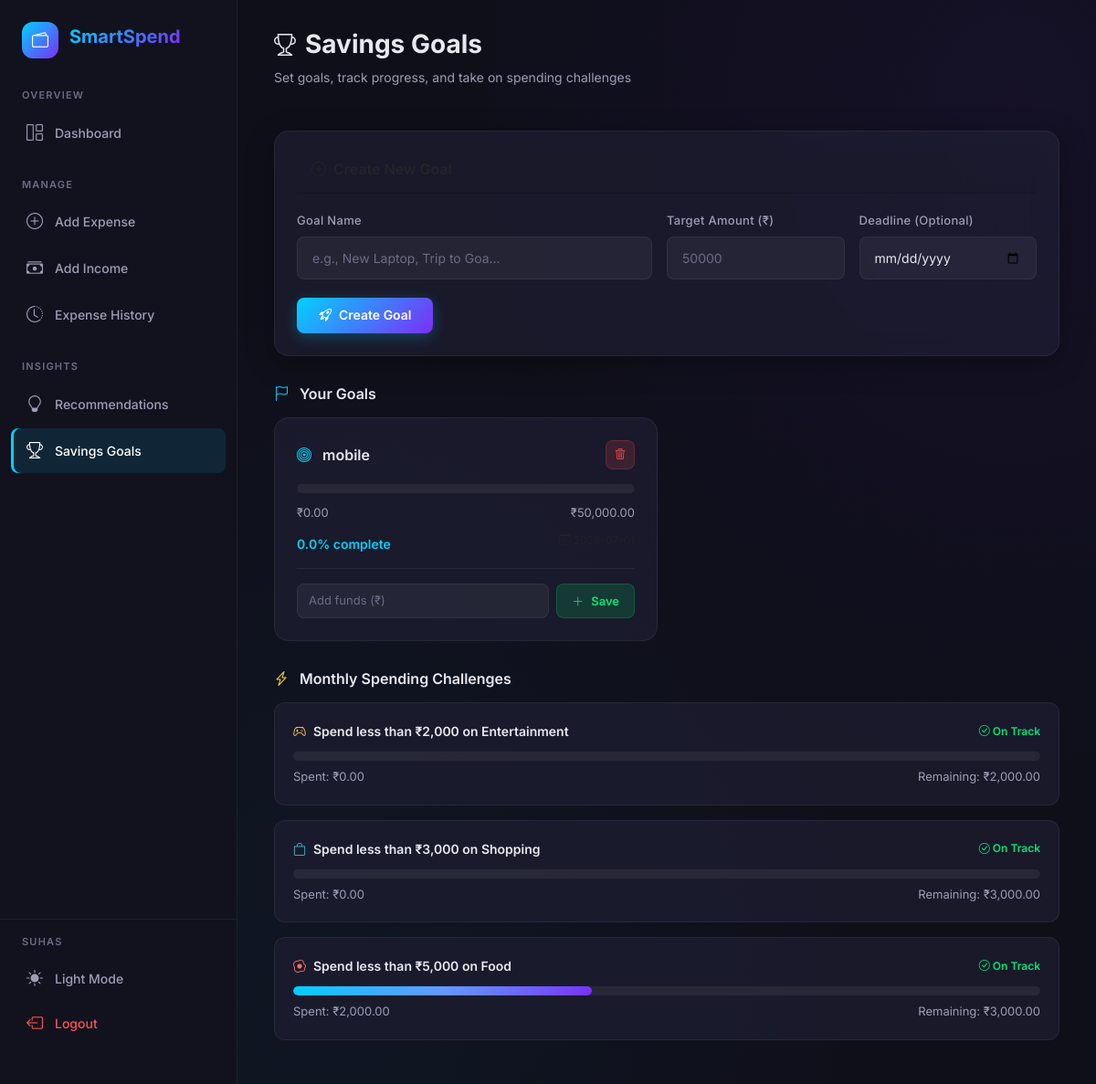
The app's page /savings-goals (signed in) with its own data.
### tables this page shows
CREATE TABLE savings_goals (
            id INTEGER PRIMARY KEY AUTOINCREMENT,
            user_id INTEGER NOT NULL,
            goal_name TEXT NOT NULL,
            target_amount REAL NOT NULL,
            current_amount REAL DEFAULT 0,
            deadline DATE,
            created_at TIMESTAMP DEFAULT CURRENT_TIMESTAMP,
            FOREIGN KEY (user_id) REFERENCES users(id) ON DELETE CASCADE
        );

CREATE TABLE expenses (
            id INTEGER PRIMARY KEY AUTOINCREMENT,
            user_id INTEGER NOT NULL,
            category TEXT NOT NULL,
            amount REAL NOT NULL,
            description TEXT,
            date DATE NOT NULL,
            created_at TIMESTAMP DEFAULT CURRENT_TIMESTAMP,
            FOREIGN KEY (user_id) REFERENCES users(id) ON DELETE CASCADE
        );

### app.py (the view, shortened to what this page needs)
@app.route('/savings-goals', methods=['GET', 'POST'])
@login_required
def savings_goals():
    user_id = session['user_id']
    goals = db.get_savings_goals(user_id)
    today = date.today()
    monthly_expenses = db.get_category_totals(user_id, today.month, today.year)
    challenges = []
    challenge_targets = {
        'Entertainment': 2000,
        'Shopping': 3000,
        'Food': 5000,
    }
    for cat, target in challenge_targets.items():
        spent = 0
        for row in monthly_expenses:
            if row['category'] == cat:
                spent = row['total']
                break
        pct = min((spent / target) * 100, 100) if target > 0 else 0
        challenges.append({
            'category': cat,
            'target': target,
            'spent': spent,
            'remaining': max(target - spent, 0),
            'percentage': round(pct, 1),
            'success': spent <= target,
        })
    return render_template('savings_goals.html', goals=goals, challenges=challenges,
                           category_icons=CATEGORY_ICONS, category_colors=CATEGORY_COLORS)

### app.py (called while the page is built)
def login_required(f):
    @wraps(f)
    def decorated_function(*args, **kwargs):
        if 'user_id' not in session:
            flash('Please log in to access this page.', 'warning')
            return redirect(url_for('login'))
        return f(*args, **kwargs)
    return decorated_function

### database.py (called while the page is built)
def get_db():
    conn = sqlite3.connect(DATABASE)
    conn.row_factory = sqlite3.Row
    conn.execute("PRAGMA foreign_keys = ON")
    return conn

def get_category_totals(user_id, month=None, year=None):
    conn = get_db()
    if month and year:
        rows = conn.execute(
            'SELECT category, SUM(amount) as total FROM expenses '
            'WHERE user_id = ? AND strftime("%m", date) = ? AND strftime("%Y", date) = ? '
            'GROUP BY category ORDER BY total DESC',
            (user_id, f'{month:02d}', str(year))
        ).fetchall()
    else:
        rows = conn.execute(
            'SELECT category, SUM(amount) as total FROM expenses '
            'WHERE user_id = ? GROUP BY category ORDER BY total DESC',
            (user_id,)
        ).fetchall()
    conn.close()
    return rows

def get_savings_goals(user_id):
    conn = get_db()
    rows = conn.execute(
        'SELECT * FROM savings_goals WHERE user_id = ? ORDER BY created_at DESC',
        (user_id,)
    ).fetchall()
    conn.close()
    return rows

### templates/savings_goals.html (shortened to what this page needs)
{% extends "base.html" %}
{% block content %}
<div class="page-header">
    <div>
        <h1><i class="bi bi-trophy" style="margin-right: 10px; font-size: 24px;"></i>Savings Goals</h1>
        <p class="subtitle">Set goals, track progress, and take on spending challenges</p>
    </div>
</div>
<div class="card" style="margin-bottom: 32px;">
    <div class="card-header">
        <h3><i class="bi bi-plus-circle" style="margin-right: 8px;"></i>Create New Goal</h3>
    </div>
    <form method="POST" action="{{ url_for('savings_goals') }}">
        <div class="form-row" style="grid-template-columns: 2fr 1fr 1fr;">
            <div class="form-group">
                <label for="goal_name">Goal Name</label>
                <input type="text" class="form-control" id="goal_name" name="goal_name"
                       placeholder="e.g., New Laptop, Trip to Goa..." required>
            </div>
            <div class="form-group">
                <label for="target_amount">Target Amount (₹)</label>
                <input type="number" class="form-control" id="target_amount" name="target_amount"
                       placeholder="50000" step="100" min="100" required>
            </div>
            <div class="form-group">
                <label for="deadline">Deadline (Optional)</label>
                <input type="date" class="form-control" id="deadline" name="deadline">
            </div>
        </div>
        <button type="submit" class="btn btn-primary">
            <i class="bi bi-rocket-takeoff"></i> Create Goal
        </button>
    </form>
</div>
{% if goals %}
<h3 style="font-size: 16px; font-weight: 600; margin-bottom: 16px;">
    <i class="bi bi-flag" style="margin-right: 8px; color: var(--accent-teal);"></i>
    Your Goals
</h3>
<div class="goals-grid">
    {% for goal in goals %}
    {% set percentage = (goal['current_amount'] / goal['target_amount'] * 100) if goal['target_amount'] > 0 else 0 %}
    {% set percentage = [percentage, 100] | min %}
    <div class="goal-card">
        <div class="goal-header">
            <div class="goal-name" style="word-break: break-word; flex: 1; padding-right: 12px;">
                <i class="bi bi-bullseye" style="color: var(--accent-teal); margin-right: 8px;"></i>
                {{ goal['goal_name'] }}
            </div>
            <a href="{{ url_for('delete_savings_goal_route', goal_id=goal['id']) }}"
               class="btn btn-danger btn-icon btn-sm" title="Delete goal"
               style="width: 32px; height: 32px; min-width: 32px;"
               onclick="return confirm('Delete this savings goal?')">
                <i class="bi bi-trash3"></i>
            </a>
        </div>
        <div class="progress-bar-track" style="margin-top: 12px;">
        </div>
        <div class="goal-amounts" style="margin-top: 12px; margin-bottom: 6px;">
            <span>₹{{ "{:,.2f}".format(goal['current_amount']) }}</span>
            <span>₹{{ "{:,.2f}".format(goal['target_amount']) }}</span>
        </div>
        <div class="d-flex justify-between align-center mb-3">
            <div class="goal-percentage">
                {% if percentage >= 100 %}
                <i class="bi bi-check-circle-fill text-green"></i> Goal Reached!
                {% else %}
                {{ percentage | round(1) }}% complete
                {% endif %}
            </div>
            {% if goal['deadline'] %}
            <div class="text-muted" style="font-size: 12px;">
                <i class="bi bi-calendar3"></i> {{ goal['deadline'] }}
            </div>
            {% endif %}
        </div>
        <form method="POST" action="{{ url_for('savings_goals') }}" class="d-flex gap-2 align-center mt-3 pt-3" style="border-top: 1px solid var(--border-color);">
            <input type="number" name="fund_amount" placeholder="Add funds (₹)"
                   class="form-control" style="font-size: 13px; padding: 8px 12px;"
                   step="100" min="1" required>
            <button type="submit" class="btn btn-success btn-sm" style="padding: 8px 16px; font-size: 13px; height: 38px; white-space: nowrap;">
                <i class="bi bi-plus-lg"></i> Save
            </button>
        </form>
    </div>
    {% endfor %}
</div>
{% endif %}
<h3 style="font-size: 16px; font-weight: 600; margin-bottom: 16px; margin-top: 32px;">
    <i class="bi bi-lightning-charge" style="margin-right: 8px; color: var(--accent-yellow);"></i>
    Monthly Spending Challenges
</h3>
{% for challenge in challenges %}
<div class="challenge-card">
    <div class="challenge-header">
        <div class="challenge-title">
            <i class="bi {{ category_icons.get(challenge.category, 'bi-three-dots') }}"
               style="color: {{ category_colors.get(challenge.category, '#95a5a6') }};"></i>
            Spend less than ₹{{ "{:,.0f}".format(challenge.target) }} on {{ challenge.category }}
        </div>
        <div class="challenge-status {% if challenge.success %}on-track{% else %}over{% endif %}">
            {% if challenge.success %}
            <i class="bi bi-check-circle"></i> On Track
            {% else %}
            <i class="bi bi-x-circle"></i> Over Budget
            {% endif %}
        </div>
    </div>
    <div class="progress-bar-track">
        <div class="progress-bar-fill" data-width="{{ challenge.percentage }}"
             style="{% if not challenge.success %}background: linear-gradient(135deg, var(--accent-red), var(--accent-orange));{% endif %}">
        </div>
    </div>
    <div class="d-flex justify-between" style="margin-top: 8px; font-size: 13px; color: var(--text-secondary);">
        <span>Spent: ₹{{ "{:,.2f}".format(challenge.spent) }}</span>
        <span>
            {% if challenge.success %}
            Remaining: ₹{{ "{:,.2f}".format(challenge.remaining) }}
            {% else %}
            Over by: ₹{{ "{:,.2f}".format(challenge.spent - challenge.target) }}
            {% endif %}
        </span>
    </div>
</div>
{% endfor %}
{% endblock %}

### records on screen
savings_goals: goal_name "mobile", current_amount "0.00", target_amount "50,000.00", current_amount "0.0"
expenses: target "5,000", category "Food", {{ challenge.percentage }} 40.0 (drawn), spent "2,000.00", remaining "3,000.00"

### other values on screen
{{ session.get('user_name', 'User') }} "SUHAS"
{{ "{:,.0f}".format(challenge.target) }} "2,000" "3,000"
{{ challenge.category }} "Entertainment" "Shopping"
{{ "{:,.2f}".format(challenge.spent) }} "0.00" "0.00"
{{ "{:,.2f}".format(challenge.remaining) }} "2,000.00" "3,000.00"
